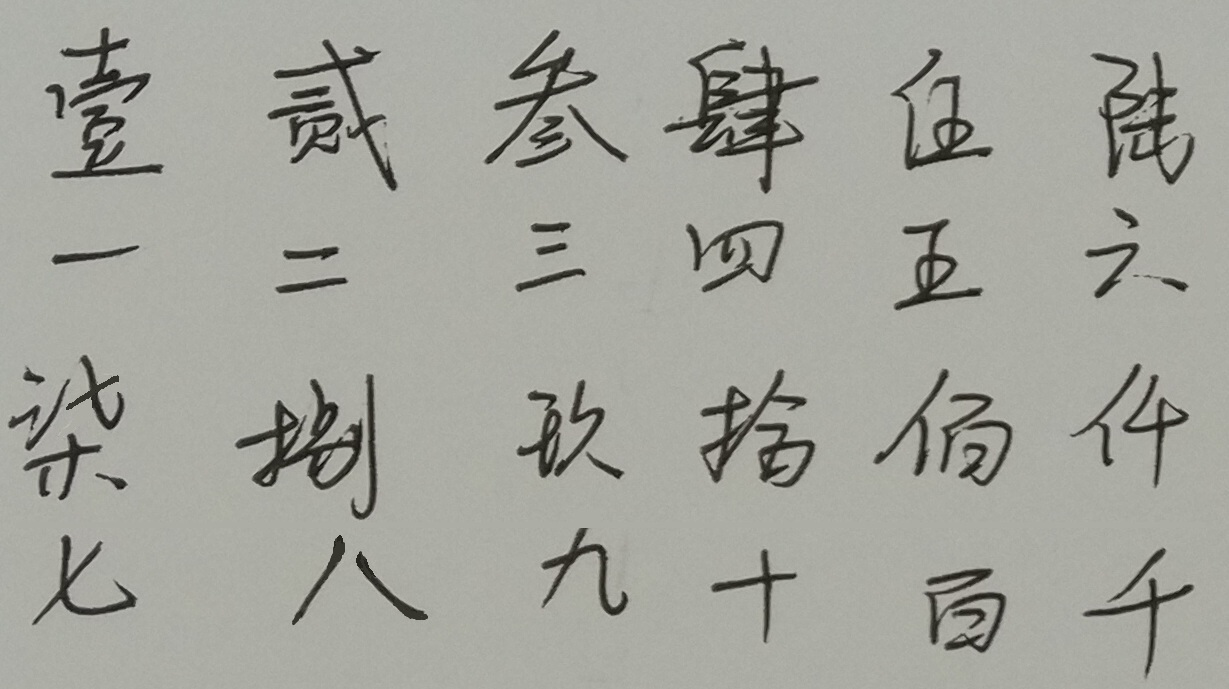
#> input picture testImage/汉字_手写.jpg, 1229 x 689 px
$ python SplitImage.py
#> lines starting #> are read from the running program, lines starting #| are printed output that depends on the picture; after the words box and inside, x2 and y2 are one past the last pixel; in counts of white or black regions, pixels touching at a corner belong together
import cv2
import numpy as np


class RectChar(object):
    def __init__(self, no_line=False, cut=True, join=True, print=False, threshold_binary=120, threshold_ratio=0.3):
        self.charList = []
        self.no_line  = no_line #Turn to True if you want to delete the meaningless line
        self.cut      = cut     #Turn to True if you need more accurate
        self.join     = join    #Turn to True so that some rectangle can be joined together
        self.print    = print   #Turn to True if you sure that the characters were printed
        self.threshold_binary = threshold_binary
        self.threshold_ratio  = threshold_ratio

    def get_shape(self, image):
        return image.shape

    def get_gray_value(self, bgr):
        return (bgr[2] * 30 + bgr[1] * 59 + bgr[0] * 11) / 100

    def get_gray_image(self,image):
        h, w, channel = self.get_shape(image)
        gray_image = np.zeros((h, w, channel), np.uint8)
        for nY in range(h):
            for nX in range(w):
                gray = self.get_gray_value(image[nY, nX])
                gray_image[nY, nX, :] = [gray, gray, gray]
        return gray_image

    def get_binary_image(self, image):
        h, w, channel = self.get_shape(image)
        binary_image = np.zeros((h, w, channel), np.uint8)
        for nY in range(h):
            for nX in range(w):
                if image[nY, nX, 0] < self.threshold_binary:
                    binary_image[nY, nX, :] = [0, 0, 0]
                else:
                    binary_image[nY, nX, :] = [255, 255, 255]
        if self.no_line is True:
            kernel       = cv2.getStructuringElement(cv2.MORPH_RECT, (1, 4))
            binary_image = cv2.morphologyEx(binary_image, cv2.MORPH_CLOSE, kernel)
        return binary_image

    def get_small_size(self, image):
        black_index = np.where(image < 1)
        top         = min(black_index[0])
        bottom      = image.shape[0] - 1 - max(black_index[0])
        left        = min(black_index[1])
        right       = image.shape[1] - 1 - max(black_index[1])
        return [top, bottom, left, right]

    def get_char_list(self, image):
        result_image = image.copy()
        self.analysis(result_image)
        if self.join is True:
            self.join_image()
        return self.charList

    def analysis(self, image):
        row_list = self.get_row_list(image)
        for i in range(len(row_list)):
            roi_image = image[row_list[i][0]:row_list[i][1], 0:self.get_shape(image)[1]]
            col_list  = self.get_col_list(roi_image)
            for j in range(len(col_list)):
                if self.cut is True:
                    temp = self.get_small_size(image[row_list[i][0]:row_list[i][1], col_list[j][0]:col_list[j][1]])
                    temp = [col_list[j][0]+temp[2], row_list[i][0]+temp[0], col_list[j][1]-temp[3], row_list[i][1]-temp[1]]
                else:
                    temp = [col_list[j][0], row_list[i][0], col_list[j][1], row_list[i][1]]
                self.charList.append(temp)

    def join_image(self):
        for i in range(len(self.charList)):
            if i >= len(self.charList):
                break         #The length of charList will be getting smaller

            rect     = self.charList[i]
            length_x = abs(rect[2]-rect[0])
            length_y = abs(rect[3]-rect[1])
            min_k    = max(length_y, length_x)/min(length_y, length_x)-1
            if self.print is True and min_k < self.threshold_ratio:
                continue     #The rectangle is probably a word in the print
            while i+1 < len(self.charList):
                rect_temp = self.charList[i+1]
                if rect_temp[2] < rect[0] and rect_temp[1] > rect[3]:
                    break     #The two rectangles are not at the same row
                if rect_temp[0] - rect[2] > length_y:
                    break     #The two rectangles have a long distance
                if self.print is True:
                    l_x = abs(rect_temp[2] - rect_temp[0])
                    l_y = abs(rect_temp[3] - rect_temp[1])
                    if max(l_y, l_x)/min(l_y, l_x)-1 < self.threshold_ratio:
                        break #The rectangle is probably a word in the print

                top    = min(rect[1], rect_temp[1])
                bottom = max(rect[3], rect_temp[3])
                left   = min(rect[0], rect_temp[0])
                right  = max(rect[2], rect_temp[2])
                l_x    = abs(right-left)
                l_y    = abs(bottom-top)
                temp_k = max(l_x, l_y)/min(l_x, l_y)-1
                if temp_k < min_k :
                    min_k    = temp_k
                    rect     = [left, top, right, bottom]
                    length_y = bottom - top
                    self.charList[i] = rect
                    self.charList.remove(rect_temp)
                else:
                    break

    def get_row_list(self, roi):
        length       = roi.shape[0]
        each_row     = [0 in roi[nY, :] for nY in range(length)]
        start_index  = 0
        start        = each_row[0]
        row_list     = []

        for nY in range(length):
            if each_row[nY] ^ start:
                if start is False:
                    start = True
                    start_index = nY
                else:
                    start = False
                    row_list.append([start_index, nY])
        if each_row[length-1] is True:
            row_list.append([start_index, length-1])
        return row_list

    def get_col_list(self, roi):
        length      = roi.shape[1]
        each_col    = [0 in roi[:, nX] for nX in range(length)]
        start_index = 0
        start       = each_col[0]
        col_list    = []

        for nX in range(length):
            if each_col[nX] ^ start:
                if start is False:
                    start = True
                    start_index = nX
                else:
                    start = False
                    col_list.append([start_index, nX])
        if each_col[length-1] is True:
            col_list.append([start_index, length-1])
        return col_list


if __name__ == '__main__':
    image        = cv2.imread("testImage/汉字_手写.jpg")
#> image is the input picture: shape (689, 1229, 3); mean B, G, R 156.6, 164.2, 163.5
    rect_char    = RectChar()
    gray_image   = rect_char.get_gray_image(image)
#> in get_gray_image, `h, w, channel = self.get_shape(image)`: h = 689; w = 1229; channel = 3
    binary_image = rect_char.get_binary_image(gray_image)
#> in get_binary_image, `h, w, channel = self.get_shape(image)`: h = 689; w = 1229; channel = 3
#> after the loop in get_binary_image, `for nY in range(h):`:
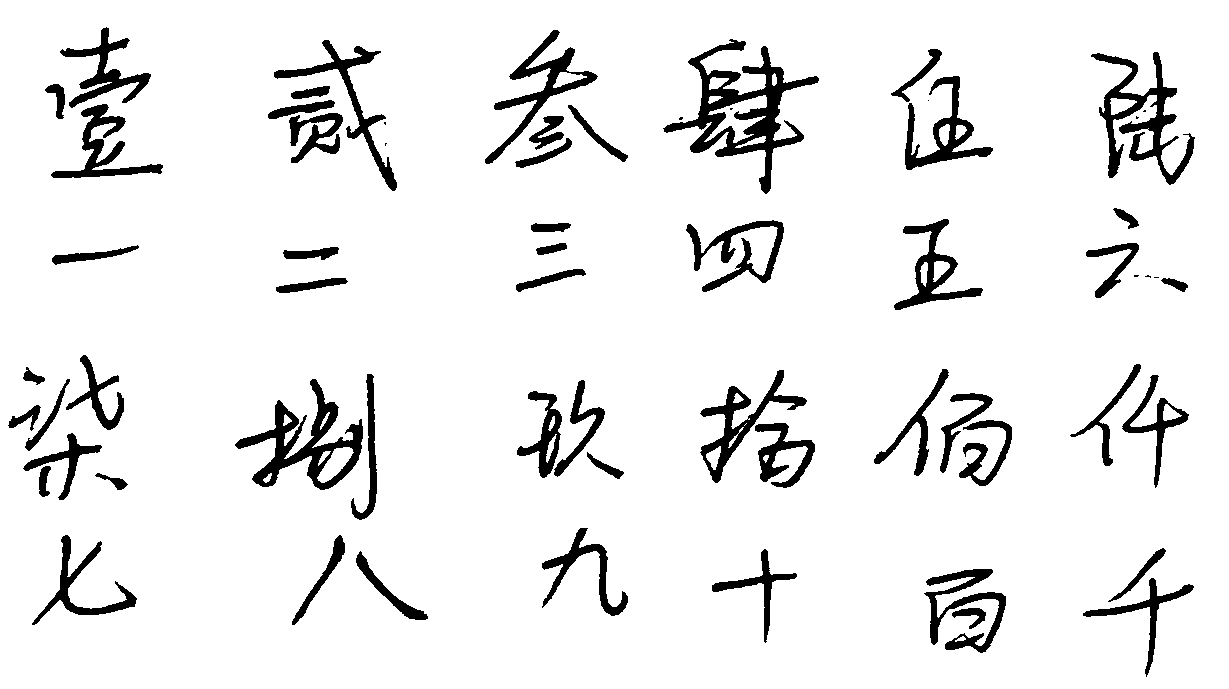
#> binary_image: shape (689, 1229, 3); 92.3% white; 64 black regions (10 under 20 px), largest, box (x1, y1, x2, y2) and area: (663, 39, 819, 194) 6052, (235, 379, 363, 490) 4270, (1091, 52, 1195, 185) 3883
    result_list  = rect_char.get_char_list(binary_image)
#> in get_row_list, `each_row     = [0 in roi[nY, :] for nY in range(length)]`: each_row = 689 items, first 6: False, False, False, False, False, False
#> in get_row_list, `start        = each_row[0]`: start = False
#> after the loop in get_row_list, `for nY in range(length):`: row_list = [[27, 194], [208, 310], [355, 520], [528, 677]]; start = False; start_index = 528
#> in analysis, `row_list = self.get_row_list(image)`: row_list = [[27, 194], [208, 310], [355, 520], [528, 677]]
#> the loop in analysis, `for i in range(len(row_list)):` made 4 passes
#> pass 1, in analysis, `roi_image = image[row_list[i][0]:row_list[i][1], 0:self.get_shape(imag..`:
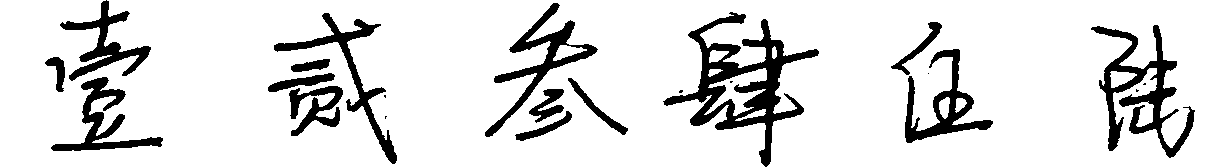
#> roi_image: shape (167, 1229, 3); 87.5% white; 22 black regions (7 under 20 px), largest, box (x1, y1, x2, y2) and area: (663, 12, 819, 167) 6052, (1091, 25, 1195, 158) 3883, (485, 3, 598, 137) 2555
#> pass 2, in analysis, `roi_image = image[row_list[i][0]:row_list[i][1], 0:self.get_shape(imag..`:
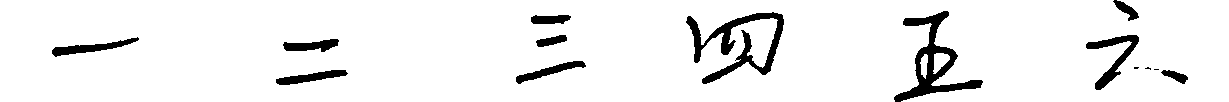
#> roi_image: shape (102, 1229, 3); 93.7% white; 14 black regions (3 under 20 px), largest, box (x1, y1, x2, y2) and area: (686, 12, 784, 84) 2064, (894, 11, 983, 102) 2057, (1086, 35, 1139, 90) 817
#> pass 3, in analysis, `roi_image = image[row_list[i][0]:row_list[i][1], 0:self.get_shape(imag..`:
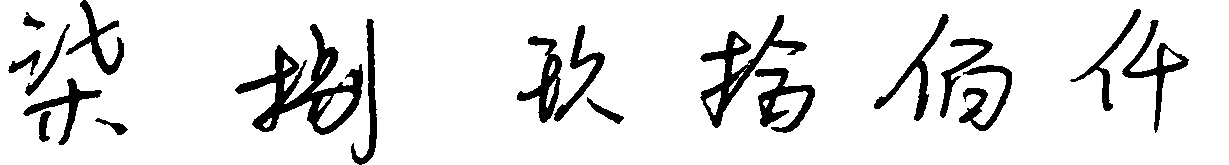
#> roi_image: shape (165, 1229, 3); 89.6% white; 19 black regions, largest, box (x1, y1, x2, y2) and area: (235, 24, 363, 135) 4270, (700, 15, 807, 128) 2443, (755, 68, 815, 133) 1550
#> after the loop in analysis, `for i in range(len(row_list)):`:
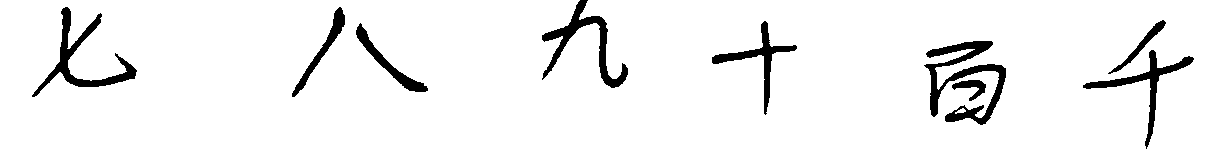
#> roi_image: shape (149, 1229, 3); 94.3% white; 9 black regions, largest, box (x1, y1, x2, y2) and area: (924, 41, 1006, 125) 2271, (32, 7, 137, 97) 1702, (542, 0, 628, 88) 1614
#> after the loop in analysis, `for i in range(len(row_list)):`: self.charList = 28 items, first 6: [45, 27, 163, 178], [268, 40, 397, 191], [485, 30, 628, 168], [663, 39, 819, 194], [891, 49, 993, 170], [1091, 52, 1195, 185]
#> the loop in join_image, `for i in range(len(self.charList)):` made 25 passes
#> length_x on passes 1 to 12: 118, 129, 143, 156, 102, 104, 87, 72, 70, 98, 89, 53
#> after the loop in join_image, `for i in range(len(self.charList)):`: self.charList = 24 items, first 6: [45, 27, 163, 178], [268, 40, 397, 191], [485, 30, 628, 168], [663, 39, 819, 194], [891, 49, 993, 170], [1091, 52, 1195, 185]
#> result_list has the same summary as self.charList in join_image

    for char in result_list:
        cv2.rectangle(image, (char[0], char[1]), (char[2], char[3]), (0, 0, 255))
#> this loop made 24 passes
#> char on passes 1 to 12: [45, 27, 163, 178], [268, 40, 397, 191], [485, 30, 628, 168], [663, 39, 819, 194], [891, 49, 993, 170], [1091, 52, 1195, 185], [52, 245, 139, 265], [276, 247, 348, 293], [516, 223, 586, 292], [686, 220, 784, 292], [894, 219, 983, 310], [1086, 208, 1188, 298]
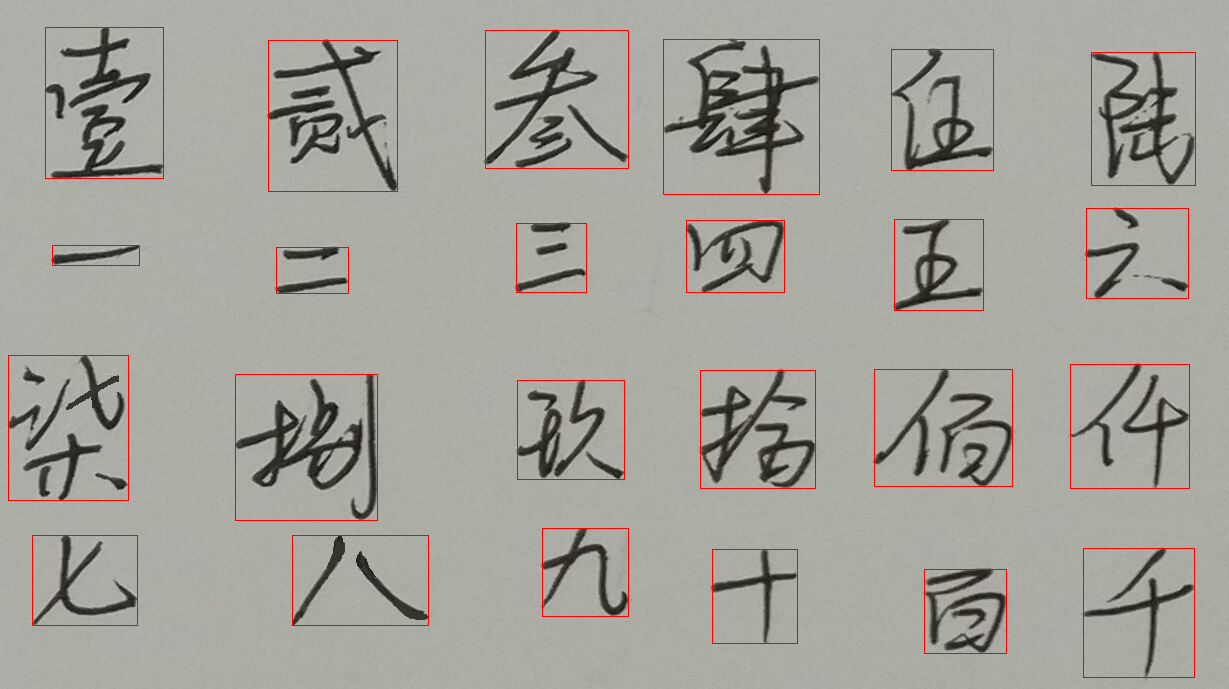
#> image: shape (689, 1229, 3); mean B, G, R 154.6, 162.1, 164.5
    cv2.imshow("Image Show", image)
    cv2.moveWindow("Image Show", 0, 0)
    cv2.waitKey(0)
